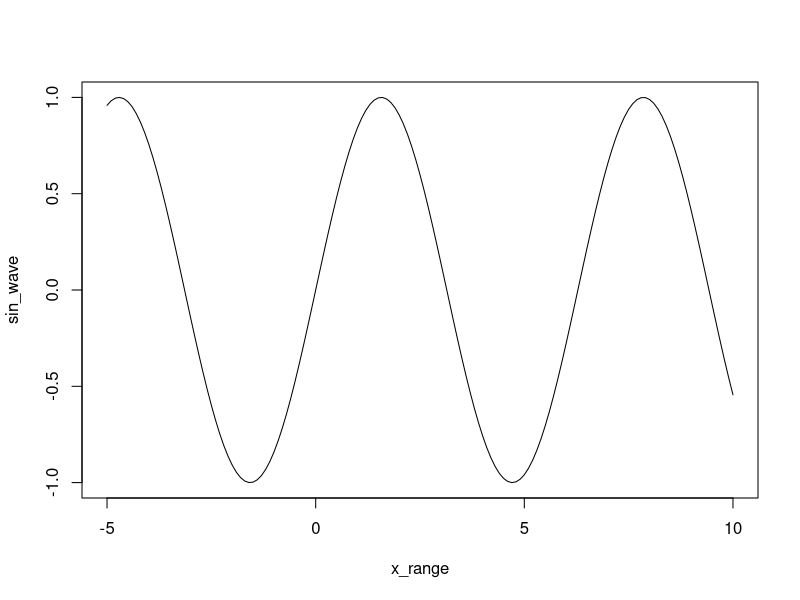
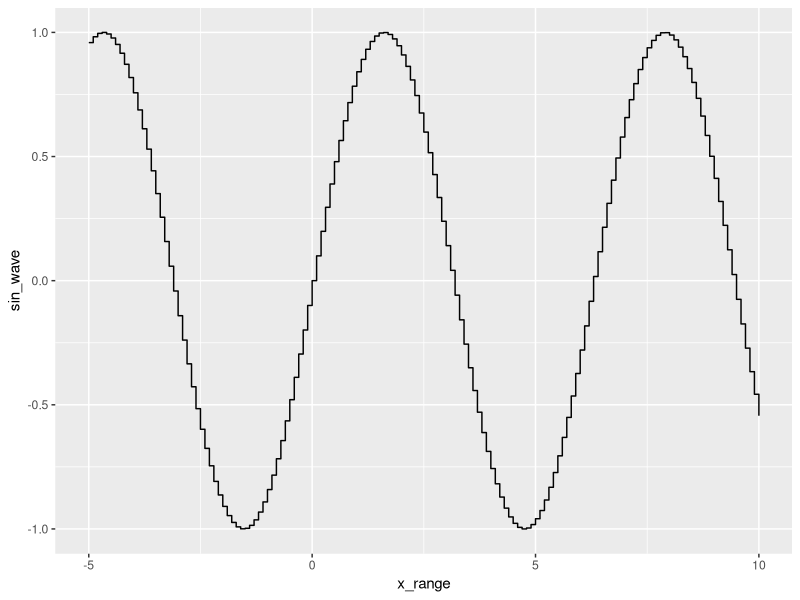
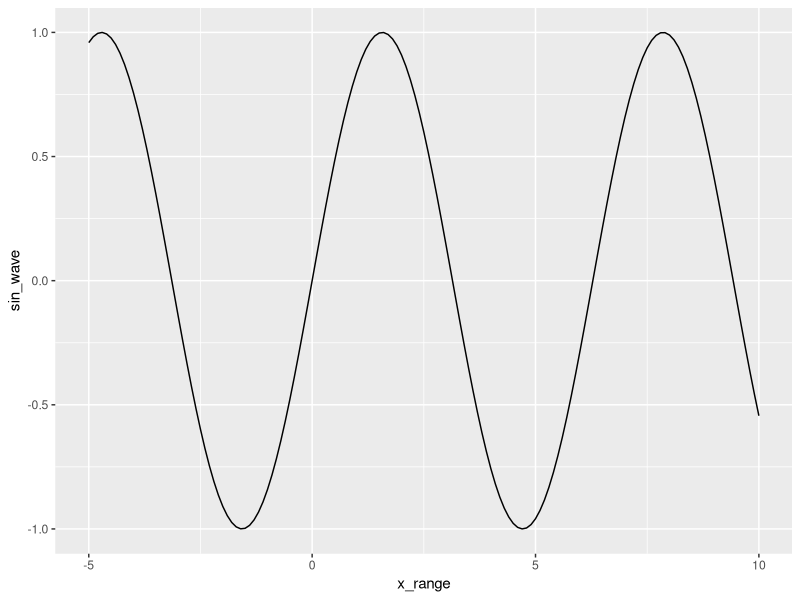

Generate these figures, in order, with R:
## ---- chunk 1
knitr::opts_chunk$set(echo = TRUE)
library(ggplot2)
## ---- chunk 2
n <- 10:49
length(n)
(n + 1)
m <- 10:1
n - m

## ---- chunk 3
x_range <- seq(-5, 10, by=0.1)
x_range

sin_wave <- sin(x_range)
sin_wave

plot(x_range, sin_wave, type = 'l')

ggplot(data = data.frame(x_range, sin_wave), aes(x = x_range, y = sin_wave)) + geom_step()

ggplot(data = data.frame(x_range, sin_wave), aes(x = x_range, y = sin_wave)) + geom_line()
## ---- chunk 4
first_nums <- 40:50
next_nums <- seq(51,60)
all_nums <- c(first_nums, next_nums)
all_nums

all_nums[7]

all_nums[5:8]

last_index <- length(all_nums)
last_index

# testing getting last 3 elements
all_nums[(last_index-2):last_index]

# new vector with both first three elements and last three elements
nums_selection <- c(all_nums[1:3], all_nums[(last_index-2):last_index])
nums_selection
## ---- chunk 5
die_roll <- function(){
  die_rolls <- 1:6
  sample(die_rolls, 1, replace = TRUE)
}

die_roll()
## ---- chunk 6
roll_2_dice <- function(){
  dice_rolls <- 1:6
  rolls <- c(sample(dice_rolls, 2, replace = TRUE))
  sum(rolls)
}

roll_2_dice()

## ---- chunk 7
# Your one-roll function goes here

dice_comp <- function(name1, name2){
  n1 <- die_roll()
  n2 <- die_roll()
  
  if(n1==n2){
    n1 <- die_roll()
    n2 <- die_roll()
  }
  
  if(n1==n2){
    return("DRAW")
  }else if(n1 > n2){
    paste(name1, "wins!")
  }else{
    paste(name2, "wins!")
  }
}

dice_comp("Brenda", "Evelyn")

## ---- chunk 8
# https://psyteachr.github.io/msc-data-skills/func.html
# replicate function info

dice_game_15 <- function(name1, name2){
  # roll the dice 15 times for each player
  n1 <- replicate(15, die_roll())
  n2 <- replicate(15, die_roll())
  
  # store number of wins 
  p1_wins = 0
  p2_wins = 0
  
  # compare each value for wins
  for(i in 1:15){
    if(n1[i]>n2[i]){
      p1_wins = p1_wins + 1
    }else if(n1[i]<n2[i]){
      p2_wins = p2_wins + 1
    }
  }
  
  # display winner
  if(p1_wins>p2_wins){
    paste(name1, "wins!")
  }else if (p1_wins<p2_wins){
    paste(name2, "wins!")
  }else{
    return("DRAW")
  }
}

# play game
dice_game_15("Brenda", "Evelyn")

## ---- chunk 9
dice_game_15_v2 <- function(name1, name2){
  # roll the dice 15 times for each player
  n1 <- replicate(15, die_roll())
  n2 <- replicate(15, die_roll())
  
  # compare wins
  p1_wins = n1>n2
  p2_wins = n1<n2
  
  # display winner
  if(sum(p1_wins)>sum(p2_wins)){
    paste(name1, "wins!")
  }else if(sum(p1_wins)<sum(p2_wins)){
    paste(name2, "wins!")
  }else{
    return("Draw!")
  }
}


# play game
dice_game_15_v2("Brenda", "Evelyn")
## ---- chunk 10
# Your "cheating" function goes here
cheating_die_roll <- function(){
  die_rolls <- 1:6
  die_probs <- c(rep(.1,4), .7, .7)
  sample(die_rolls, 1, replace = T, prob = die_probs)
}

cheating_die_roll()
## ---- chunk 11
rigged_dice_game <- function(name1, name2){
  # roll the dice 15 times for each player
  n1 <- replicate(15, cheating_die_roll())
  n2 <- replicate(15, die_roll())
  
  # compare wins
  p1_wins = n1>n2
  p2_wins = n1<n2
  
  # display winner
  if(sum(p1_wins)>sum(p2_wins)){
    paste(name1, "wins!")
  }else if(sum(p1_wins)<sum(p2_wins)){
    paste(name2, "wins!")
  }else{
    return("Draw!")
  }
}

rigged_dice_game("Brenda", "Evelyn")
